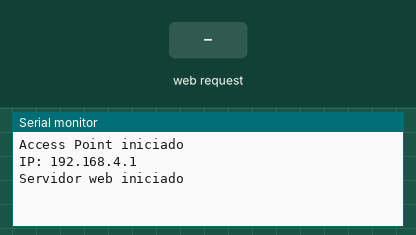
Recording of a sketch running on a simulated Seeed XIAO ESP32-S3. On the bench: the last lines printed to the serial monitor. The test bench sets the inputs (shaded band). Storage starts empty; the camera gives no picture.

Above: at 2.5 s.
2.6 s: HTTP request GET /adelante received
At 3.2 s:
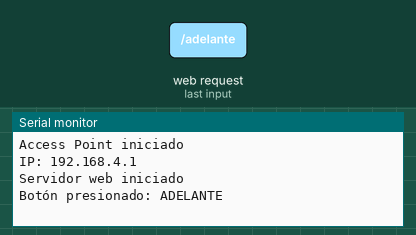
4.1 s: HTTP request GET /atras received
At 5.3 s:
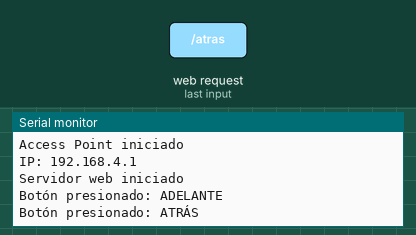
5.6 s: HTTP request GET /izquierda received
At 6.7 s:
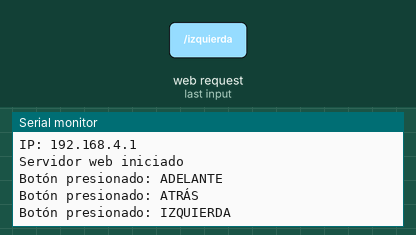
7.1 s: HTTP request GET /derecha received
At 7.8 s:
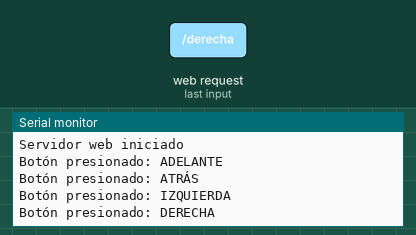

Measured:
- after the input at 2.6 s, the serial monitor: prints a new line at once (image 1)
- after the input at 4.1 s, the serial monitor: prints a new line at once (image 2)
- after the input at 5.6 s, the serial monitor: prints a new line at once (image 3)
- after the input at 7.1 s, the serial monitor: prints a new line at once (image 4)

The sketch:

WEBAPP_CAMesp32s3.ino
```cpp
#include <WiFi.h>
#include <WebServer.h>
#include "SPIFFS.h"
#include "esp_camera.h"

// Nombre de red WiFi que creará la ESP32
const char* ssid = "ESP32-Robot";
const char* password = "12345678";

// === Pines para XIAO ESP32S3 con cámara OV2640 ===
#define PWDN_GPIO_NUM    -1
#define RESET_GPIO_NUM   -1
#define XCLK_GPIO_NUM    10
#define SIOD_GPIO_NUM    40
#define SIOC_GPIO_NUM    39

#define Y9_GPIO_NUM      48
#define Y8_GPIO_NUM      11
#define Y7_GPIO_NUM      12
#define Y6_GPIO_NUM      14
#define Y5_GPIO_NUM      16
#define Y4_GPIO_NUM      18
#define Y3_GPIO_NUM      17
#define Y2_GPIO_NUM      15
#define VSYNC_GPIO_NUM   38
#define HREF_GPIO_NUM    47
#define PCLK_GPIO_NUM    13

// Servidor web en el puerto 80
WebServer server(80);

void initCamera() {
  camera_config_t config;
  config.ledc_channel = LEDC_CHANNEL_0;
  config.ledc_timer   = LEDC_TIMER_0;
  config.pin_d0       = Y2_GPIO_NUM;
  config.pin_d1       = Y3_GPIO_NUM;
  config.pin_d2       = Y4_GPIO_NUM;
  config.pin_d3       = Y5_GPIO_NUM;
  config.pin_d4       = Y6_GPIO_NUM;
  config.pin_d5       = Y7_GPIO_NUM;
  config.pin_d6       = Y8_GPIO_NUM;
  config.pin_d7       = Y9_GPIO_NUM;
  config.pin_xclk     = XCLK_GPIO_NUM;
  config.pin_pclk     = PCLK_GPIO_NUM;
  config.pin_vsync    = VSYNC_GPIO_NUM;
  config.pin_href     = HREF_GPIO_NUM;
  config.pin_sscb_sda = SIOD_GPIO_NUM;
  config.pin_sscb_scl = SIOC_GPIO_NUM;
  config.pin_pwdn     = PWDN_GPIO_NUM;
  config.pin_reset    = RESET_GPIO_NUM;
  config.xclk_freq_hz = 20000000;
  config.pixel_format = PIXFORMAT_JPEG;

  config.frame_size = FRAMESIZE_QVGA; // 320x240
  config.jpeg_quality = 12;
  config.fb_count = 2;

  esp_err_t err = esp_camera_init(&config);
  if (err != ESP_OK) {
    Serial.printf("Error al iniciar cámara: 0x%x\n", err);
  }
}

void setup() {
  Serial.begin(115200);
  delay(1000);

  if (!SPIFFS.begin(true)) {
  Serial.println("Error al montar SPIFFS");
  return;
}

initCamera();
// Inicia Access Point
WiFi.softAP(ssid, password);
Serial.println("Access Point iniciado");
Serial.print("IP: ");
Serial.println(WiFi.softAPIP());

  // Página web principal
  // Ruta para la página principal
server.on("/", HTTP_GET, []() {
  String html = R"rawliteral(
    <!DOCTYPE html>
    <html>
    <head>
      <meta name="viewport" content="width=device-width, initial-scale=1" />
      <style>
        body {
          margin: 0;
          font-family: sans-serif;
          background-color: white;
          color: black;
        }
        .cabecera {
          display: flex;
          justify-content: space-between;
          align-items: center;
          padding: 10px 20px;
        }
        .titulo {
          color: navy;
          font-weight: bold;
          font-size: 18px;
        }
        .logo {
          width: 60px;
          height: 60px;
          border-radius: 10px;
          background-color: #ccc;
        }
        .contenido {
          text-align: center;
          margin-top: 20px;
        }
        img.cam {
          width: 100%;
          max-width: 480px;
          border-radius: 10px;
        }
        #botones {
          margin-top: 20px;
        }
        .boton {
          width: 60px;
          height: 60px;
          margin: 10px;
          border-radius: 50%;
          background-color: #007BFF;
          color: white;
          font-size: 24px;
          border: none;
          cursor: pointer;
        }
      </style>
    </head>
    <body>
      <div class="cabecera">
        <div class="titulo">IR2162 - Diseño de Sistemas Empotrados y de Tiempo Real</div>
        <img src="/logo" class="logo" />
      </div>

      <div class="contenido">
        <img src="/stream" class="cam" />

        <div id="botones">
          <div><button class="boton" onclick="enviar('adelante')">&#8593;</button></div>
          <div>
            <button class="boton" onclick="enviar('izquierda')">&#8592;</button>
            <button class="boton" onclick="enviar('derecha')">&#8594;</button>
          </div>
          <div><button class="boton" onclick="enviar('atras')">&#8595;</button></div>
        </div>
      </div>

      <script>
        function enviar(direccion) {
          fetch('/' + direccion);
        }
      </script>
    </body>
    </html>
  )rawliteral";
  server.send(200, "text/html", html);
});

  // Rutas para cada botón
  server.on("/adelante", HTTP_GET, []() {
    Serial.println("Botón presionado: ADELANTE");
    server.send(200, "text/plain", "OK");
  });

  server.on("/atras", HTTP_GET, []() {
    Serial.println("Botón presionado: ATRÁS");
    server.send(200, "text/plain", "OK");
  });

  server.on("/izquierda", HTTP_GET, []() {
    Serial.println("Botón presionado: IZQUIERDA");
    server.send(200, "text/plain", "OK");
  });

  server.on("/derecha", HTTP_GET, []() {
    Serial.println("Botón presionado: DERECHA");
    server.send(200, "text/plain", "OK");
  });

  server.on("/logo", HTTP_GET, []() {
  File file = SPIFFS.open("/LOGO_UJI.jpg", "r");
  if (!file || file.isDirectory()) {
    server.send(404, "text/plain", "Logo no encontrado");
    return;
  }
  server.streamFile(file, "image/jpeg");
  file.close();
  });

  /*server.on("/fondo", HTTP_GET, []() {
    File file = SPIFFS.open("/ROBOT_PID.png", "r");
    server.streamFile(file, "image/png");
    file.close();
  });*/

  server.on("/stream", HTTP_GET, []() {
    WiFiClient client = server.client();

    String response = "HTTP/1.1 200 OK\r\n";
    response += "Content-Type: multipart/x-mixed-replace; boundary=frame\r\n\r\n";
    client.print(response);

    while (1) {
      camera_fb_t *fb = esp_camera_fb_get();
      if (!fb) continue;

      client.printf("--frame\r\nContent-Type: image/jpeg\r\nContent-Length: %d\r\n\r\n", fb->len);
      client.write(fb->buf, fb->len);
      client.print("\r\n");

      esp_camera_fb_return(fb);
      if (!client.connected()) break;
    }
  });

  server.onNotFound([]() {
    server.send(404, "text/plain", "No encontrado");
  });

  // Inicia servidor
  server.begin();
  Serial.println("Servidor web iniciado");
}

void loop() {
  server.handleClient();
}
```
